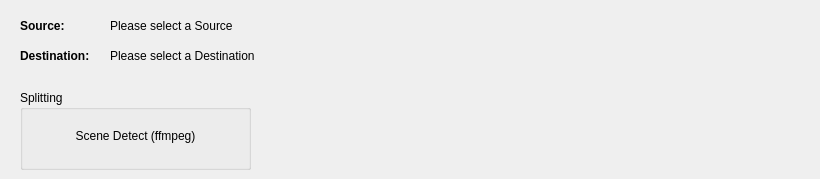
   <widget class="QWidget" name="tab">
    <attribute name="title">
     <string>Summary</string>
    </attribute>
    <widget class="QLabel" name="label">
     <property name="geometry">
      <rect>
       <x>20</x>
       <y>10</y>
       <width>61</width>
       <height>31</height>
      </rect>
     </property>
     <property name="font">
      <font>
       <weight>75</weight>
       <bold>true</bold>
      </font>
     </property>
     <property name="text">
      <string>Source:</string>
     </property>
    </widget>
    <widget class="QLabel" name="label_2">
     <property name="geometry">
      <rect>
       <x>20</x>
       <y>40</y>
       <width>81</width>
       <height>31</height>
      </rect>
     </property>
     <property name="font">
      <font>
       <weight>75</weight>
       <bold>true</bold>
      </font>
     </property>
     <property name="text">
      <string>Destination:</string>
     </property>
    </widget>
    <widget class="QLabel" name="labelVideoSource">
     <property name="geometry">
      <rect>
       <x>110</x>
       <y>10</y>
       <width>691</width>
       <height>31</height>
      </rect>
     </property>
     <property name="text">
      <string>Please select a Source</string>
     </property>
    </widget>
    <widget class="QLabel" name="labelVideoDestination">
     <property name="geometry">
      <rect>
       <x>110</x>
       <y>40</y>
       <width>701</width>
       <height>31</height>
      </rect>
     </property>
     <property name="text">
      <string>Please select a Destination</string>
     </property>
    </widget>
    <widget class="QGroupBox" name="groupBox_3">
     <property name="geometry">
      <rect>
       <x>20</x>
       <y>90</y>
       <width>231</width>
       <height>80</height>
      </rect>
     </property>
     <property name="font">
      <font>
       <weight>50</weight>
       <bold>false</bold>
      </font>
     </property>
     <property name="title">
      <string>Splitting</string>
     </property>
     <widget class="QLabel" name="labelSummarySplitting">
      <property name="geometry">
       <rect>
        <x>0</x>
        <y>20</y>
        <width>231</width>
        <height>51</height>
       </rect>
      </property>
      <property name="text">
       <string>Scene Detect (ffmpeg)</string>
      </property>
      <property name="alignment">
       <set>Qt::AlignCenter</set>
      </property>
     </widget>
    </widget>
   </widget>
